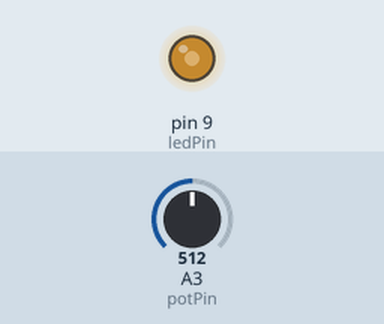
Bench run of a sketch on a simulated Arduino Uno, built with avr-gcc and run on an emulated ATmega328P. Shown: output pins drawn as LEDs (lit = HIGH). Inputs (shaded band) come from the test bench; at power-on: A3 (potPin) = 512.

Above: at 1.2 s.
1.3 s: A3 (potPin) set to 716
At 2.5 s:
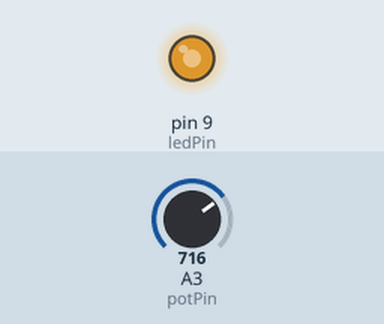
2.8 s: A3 (potPin) set to 900
At 3.7 s:
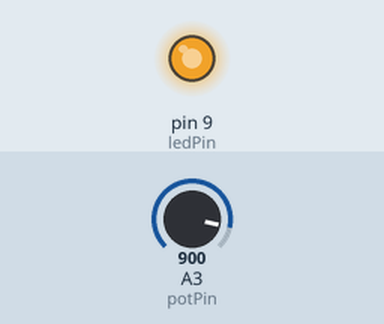
4.3 s: A3 (potPin) set to 122
At 4.9 s:
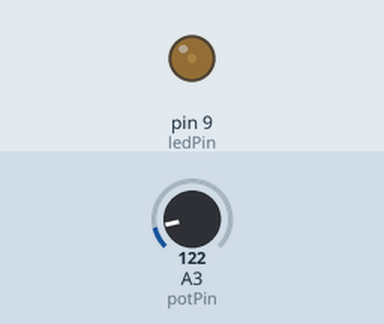
5.8 s: A3 (potPin) set to 0
At 6.1 s:
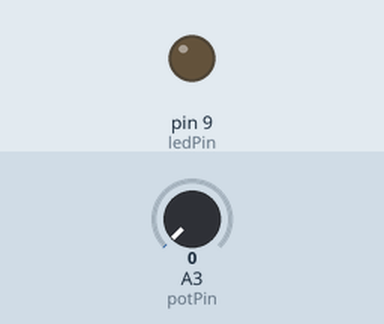
7.3 s: A3 (potPin) set to 511
At 8.5 s:
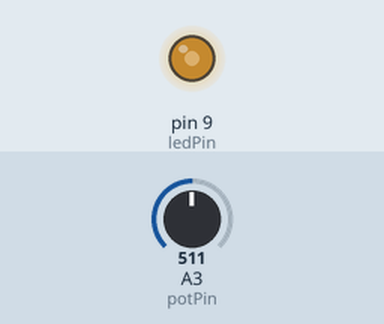
Timing chart, 0 to 9.8 s (numbered marks = the images above; inputs shaded):
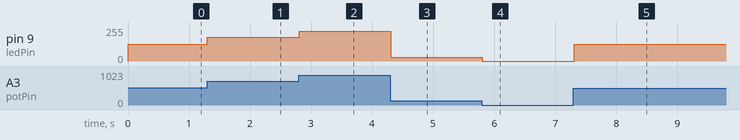

Measured:
- after the input at 1.3 s, pin 9 (ledPin): 127/255 → 178/255 at once
- after the input at 2.8 s, pin 9 (ledPin): 178/255 → 224/255 at once
- after the input at 4.3 s, pin 9 (ledPin): 224/255 → 30/255 at once
- after the input at 5.8 s, pin 9 (ledPin): 30/255 → 0/255 at once
- after the input at 7.3 s, pin 9 (ledPin): 0/255 → 127/255 at once

The sketch:

DimmableLEDProject.ino
```cpp
// (licence header left out)
const int potPin = A3;
const int ledPin = 9;

float calculateLedValue(int potVal) {
  return (255./1023.) * potVal;
}

void setup() {
  pinMode(potPin, INPUT);
  pinMode(ledPin, OUTPUT);
}

void loop() {
  int potVal = analogRead(potPin);
  float ledVal = calculateLedValue(potVal);

  analogWrite(ledPin, ledVal);

  delay(100);
}
```
